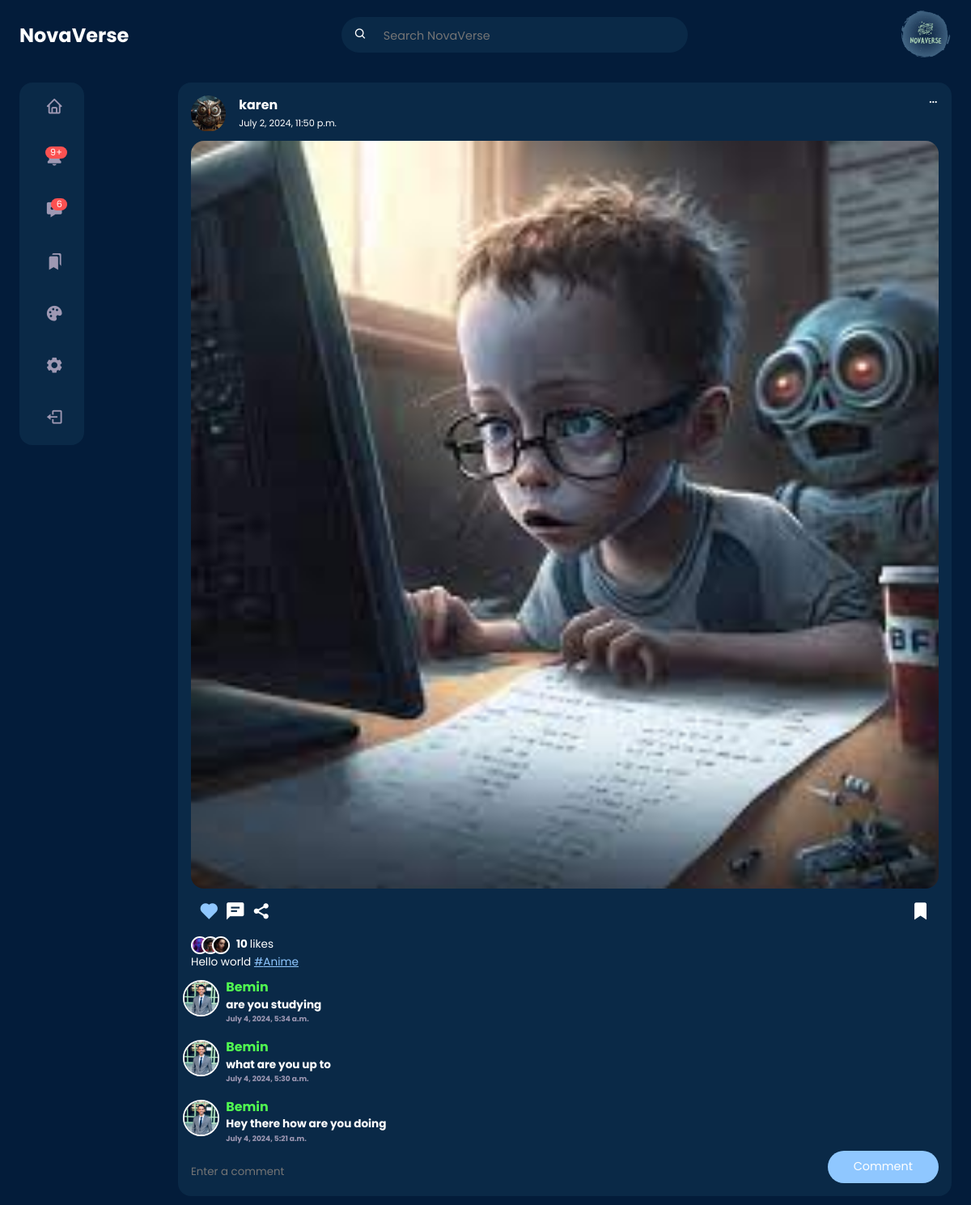
The page /post/bec9c615-2260-4670-af3f-07837b4facbf (signed in) on the database its author committed.
### userauth/models.py (models this page shows, shortened)
class Profile(models.Model):
    user = models.OneToOneField(User, on_delete=models.CASCADE)
    first_name = models.CharField(max_length=100, null=True, blank=True)
    last_name = models.CharField(max_length=100, null=True, blank=True)
    location = models.CharField(max_length=100, null=True, blank=True)
    url = models.URLField(max_length=1000, null=True, blank=True)
    bio = models.TextField(max_length=200, null=True, blank=True)
    created = models.DateField(auto_now_add=True)
    picture = models.ImageField(
        upload_to=user_directory_path,
        null=True,
        blank=True,
        default="img/default.jpg",
        verbose_name="profile-Picture",
    )
    favourite = models.ManyToManyField(Post)

### post/models.py (models this page shows, shortened)
class Post(models.Model):
    id = models.UUIDField(primary_key=True, default=uuid.uuid4, editable=False)
    picture = models.ImageField(
        upload_to=user_directory_path, verbose_name="Picture", null=True
    )
    caption = models.CharField(max_length=10000, verbose_name="Caption")
    posted = models.DateTimeField(auto_now_add=True)
    tags = models.ManyToManyField(Tag, related_name="tags")
    user = models.ForeignKey(User, on_delete=models.CASCADE)
    likes = models.IntegerField(default=0)

class Tag(models.Model):
    title = models.CharField(max_length=100, verbose_name="Tag")
    slug = models.SlugField(null=False, unique=True, default=uuid.uuid1)
    class Meta:
        verbose_name = "Tag"
        verbose_name_plural = "Tags"

### comment/models.py (models this page shows)
class Comment(models.Model):
    post = models.ForeignKey(Post, on_delete=models.CASCADE)
    user = models.ForeignKey(User, on_delete=models.CASCADE)
    body = models.TextField()
    date = models.DateTimeField(auto_now_add=True)

### post/views.py (the view)
# urls.py: path("post/<uuid:post_id>", views.postDetail, name="post-detail"),
def postDetail(request, post_id):
    post = get_object_or_404(Post, id=post_id)
    post_user_profile = Profile.objects.get(user=post.user)
    user_profile = Profile.objects.get(user=request.user)
    post.liked = Likes.objects.filter(user=request.user, post=post).exists()
    post.is_favourite = user_profile.favourite.filter(id=post.id).exists()
    comments = Comment.objects.filter(post=post).order_by("-date")
    for comment in comments:
        comment.profile = Profile.objects.get(user=comment.user)
    if request.method == "POST":
        form = CommentForm(request.POST, request.FILES)
        if form.is_valid():
            comment = form.save(commit=False)
            comment.post = post
            comment.user = request.user
            comment.save()
            return HttpResponseRedirect(reverse("post-detail", args=[post_id]))
    else:
        form = CommentForm()
    context = {
        "post": post,
        "user_profile": user_profile,
        "post_user_profile": post_user_profile,
        "comments": comments,
        "form": form,
    }
    return render(request, "post-detail.html", context)

### comment/forms.py
class CommentForm(forms.ModelForm):
    body = forms.CharField(
        widget=forms.TextInput(
            attrs={"class": "input", "placeholder": "Enter a comment"}
        ),
        required=True,
    )
    class Meta:
        model = Comment
        fields = ["body"]

### templates/post-detail.html (shortened to what this page needs)
{% load static %}
<!DOCTYPE html>
<html lang="en">
<head>
	<link rel="stylesheet" href="{% static 'style/home.css' %}">
	<link rel="stylesheet" href="{% static 'style/postdetail.css' %}">
	<link href='https://unpkg.com/boxicons@2.1.4/css/boxicons.min.css' rel='stylesheet'>
</head>
<body>
	{% include "nav.html" %}
	<main>
		<div class="container">
			<div class="left">
				{% include 'sidebar.html' %}
			</div>
			<div class="middle">
				<div class="feeds">
					<div class="feed">
						<div class="head">
							<div class="user">
								<div class="profile-photo">
									<img src="{{ post_user_profile.picture.url}}">
								</div>
								<div class="info">
									<a href="{% url 'profile' post.user.username %}">
										<h3>{{ post.user.username }}</h3>
									</a>
									<small>{{ post.posted }}</small>
								</div>
							</div>
							<span class="edit">
								<i class='bx bx-dots-horizontal-rounded'></i>
							</span>
						</div>
						<div class="photo">
							<img src="{{ post.picture.url }}">
						</div>
						<div class="action-buttons">
							<div class="interaction-buttons">
								<span>
									<a href="{% url 'like' post.id %}" class="like-button" data-id="{{ post.id }}">
										<i id="like-icon-{{ post.id }}"
											class='bx bxs-heart {% if post.liked %} liked {% endif %}'></i>
									</a>
								</span>
								<span><i class='bx bxs-comment-detail'></i></span>
								<span><i class='bx bxs-share-alt'></i></span>
							</div>
							<div class="bookmark">
								<span>
									<a href="{% url 'favourite' post.id %}" class="favourite-button"
										data-id="{{post.id}}">
										<i class='bx bxs-bookmark {% if post.is_favourite %} liked {% endif %}'></i>
									</a>
								</span>
							</div>
						</div>
						<div class="liked-by">
							<span><img src="{% static 'img/profile-10.jpg' %}"></span>
							<span><img src="{% static 'img/profile-11.jpg' %}"></span>
							<span><img src="{% static 'img/profile-12.jpg' %}"></span>
							<p><b id="like-count-{{ post.id }}"> {{ post.likes }}
								</b> likes</p>
						</div>
						<div class="caption">
							<p>
								{{post.caption}}
								{% for tag in post.tags.all %}
								<a href="{{tag.get_absolute_url}}"><span class="harsh-tag">
										#{{tag.title}}</span></a>
								{% endfor %}
							</p>
						</div>
						<div class="comments">
							{% for comment in comments %}
							<div class="comment">
								<div class="photo">
									<img src="{{comment.profile.picture.url}}">
								</div>
								<div class="body">
									<h3>{{comment.user.username}}</h3>
									<h4>{{comment.body}}</h4>
									<h6 class="text-muted">{{comment.date}}</h6>
								</div>
							</div>
							{% endfor %}
						</div>
						<div class="create-comment">
							<form method="post">
								<div class="input-group">
									{{ form.body }}
								</div>
								<button type="submit" class="btn btn-primary">Comment</button>
							</form>
						</div>
					</div>
				</div>
			</div>
		</div>
	</main>
</body>
</html>

### templates/nav.html (shortened to what this page needs)
{% load static %}
<nav>
	<div class="container">
		<h2 class="logo">
			NovaVerse
		</h2>
		<div class="search-bar">
			<form action="{% url 'search' %}" method="get">
				<i class='bx bx-search'></i>
				<input name='q' type="search" placeholder="Search NovaVerse">
			</form>
		</div>
		<div class="create">
			<div class="profile-photo">
				<img src="{% static 'img/Log/NovaVerse.svg' %}" alt="">
			</div>
		</div>
	</div>
</nav>

### templates/sidebar.html (shortened to what this page needs)
{% load static %}
<div class="sidebar">
	<a href="{% url 'home' %}" class="menu-item">
		<span><i class='bx bx-home'></i></span>
	</a>
	<a class="menu-item" id="notifications">
		<span><i class='bx bxs-bell'><small class="notifications-count">9+</small></i></span>
	</a>
	<a href="{% url 'inbox' %}" class="menu-item" id="messages-notifications">
		<span><i class='bx bxs-message-dots'><small class="notifications-count">6</small></i></span>
	</a>
	<a href="{% url 'saved' %}" class="menu-item">
		<span><i class='bx bxs-bookmarks'></i></span>
	</a>
	<a class="menu-item" id="theme">
		<span><i class='bx bxs-palette'></i></span>
	</a>
	<a class="menu-item">
		<span><i class='bx bxs-cog'></i></span>
	</a>
	<a href="{% url 'sign-out' %}" class="menu-item">
		<span><i class='bx bx-log-out'></i></span>
	</a>
</div>

### templates/themes.html (shortened to what this page needs)
{% load static %}

### static/style/home.css (style rules this page uses)
:root { --primary-color-hue: 210; --btn-color: hsl(var(--primary-color-hue), 100%, 78%); --colour-white: hsl(252, 30%, 100%); --colour-light: hsl(252, 30%, 95%); --colour-gray: hsl(252, 15%, 65%); --colour-primary: hsl(213, 89%, 12%); --colour-primary-theme: 10, 41, 73; --colour-secondary: hsl(210, 75%, 16%); --colour-success: hsl(120, 95%, 65%); --colour-danger: hsl(0, 95%, 65%); --border-radius: 2rem; --card-border-radius: 1rem; --btn-padding: 0.6rem 2rem; --search-padding: 0.6rem 1rem; --card-padding: 1rem; --sticky-top-left: 5.4rem; --sticky-top-right: -18rem; --test: hsl(270, 89%, 12%); --test: hsl(270, 89%, 16%); }
* { margin: 0; padding: 0; outline: 0; box-sizing: border-box; font-family: "Poppins", sans-serif; text-decoration: none; border: none; list-style: none; }
a { text-decoration: none; color: inherit; }
body { color: var(--colour-white); background: var(--colour-primary); overflow-x: hidden; }
.container { width: 90%; margin: 0 auto; }
.profile-photo { width: 2.7rem; aspect-ratio: 1/1; border-radius: 50%; overflow: hidden; }
img { display: block; width: 100%; }
.btn { display: inline-block; padding: var(--btn-padding); border-radius: var(--border-radius); cursor: pointer; transition: all 300ms ease; font-size: 0.9rem; }
.btn-primary { background: var(--btn-color); color: var(--colour-white); }
.text-muted { color: var(--colour-gray); }
nav { width: 100%; background-color: var(--colour-primary); padding: 0.7rem 0; position: fixed; top: 0; z-index: 10; }
nav .container { display: flex; align-items: center; justify-content: space-between; }
nav .search-bar { background: var(--colour-secondary); border-radius: var(--border-radius); padding: var(--search-padding); }
nav .search-bar input[type="search"] { background: transparent; width: 30vw; margin-left: 1rem; font-size: 0.9rem; color: var(--colour-gray); }
nav .create { display: flex; align-items: center; gap: 2rem; }
nav .create .profile-photo { width: 4rem; }
main { position: relative; top: 5.4rem; }
main .container { display: grid; grid-template-columns: 18vw auto 20vw; column-gap: 2rem; position: relative; }
main .container .left { height: max-content; position: sticky; top: var(--sticky-top-left); }
.left .sidebar { margin-top: 1rem; background: var(--colour-secondary); border-radius: var(--card-border-radius); }
.left .sidebar .menu-item { display: flex; align-items: center; height: 4rem; cursor: pointer; transition: all 300ms ease; position: relative; }
.left .sidebar i { font-size: 1.4rem; color: var(--colour-gray); margin-left: 2rem; position: relative; }
.left .sidebar i .notifications-count { background: var(--colour-danger); color: white; width: fit-content; font-size: 0.7rem; border-radius: 0.8rem; padding: 0.1rem 0.4rem; position: absolute; top: -0.2rem; right: -0.3rem; }
.middle .feeds .feed { background: var(--colour-secondary); border-radius: var(--card-border-radius); padding: var(--card-padding); margin: 1rem 0; font-size: 0.85rem; line-height: 1.5; }
.middle .feed .head { display: flex; justify-content: space-between; }
.middle .feed .user { display: flex; gap: 1rem; }
.middle .feed .photo { border-radius: var(--card-border-radius); overflow: hidden; margin: 0.7rem 0; }
.middle .feed .action-buttons { display: flex; justify-content: space-between; align-items: center; font-size: 1.6rem; margin: 0.6rem; }
.middle .feed .action-buttons i.liked { color: var(--btn-color); }
.middle .feed .liked-by { display: flex; }
.middle .feed .liked-by span { width: 1.4rem; height: 1.4rem; display: block; border-radius: 50%; overflow: hidden; border: 2px solid white; margin-left: -0.6rem; }
.middle .feed .liked-by span:first-child { margin: 0; }
.middle .feed .liked-by p { margin-left: 0.5rem; }
.middle .feed .caption a { text-decoration: underline; color: var(--btn-color); }
@media screen and (max-width: 1200px) { .container { width: 96%; } }
@media screen and (max-width: 1200px) { main .container { grid-template-columns: 5rem auto 30vw; gap: 1rem; } }
@media screen and (max-width: 1200px) { .left { width: 5rem; z-index: 5; } }

### templates/post-detail.html (style rules this page uses)
main .container { grid-template-columns: 15vw auto; }

### rows shown on the page
Profile: picture (picture)
Post: user.username "karen", posted "July 2, 2024, 11:50 p.m.", picture (picture), likes "10", caption "Hello world"
Tag: title "Anime"
Comment: profile.picture (picture), user.username "Bemin", body "are you studying", date "July 4, 2024, 5:34 a.m."
Comment: profile.picture (picture), user.username "Bemin", body "what are you up to", date "July 4, 2024, 5:30 a.m."
Comment: profile.picture (picture), user.username "Bemin", body "Hey there how are you doing", date "July 4, 2024, 5:21 a.m."
